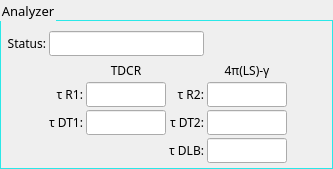
       <widget class="QGroupBox" name="analyzer_groupBox">
        <property name="sizePolicy">
         <sizepolicy hsizetype="Fixed" vsizetype="Preferred">
          <horstretch>0</horstretch>
          <verstretch>0</verstretch>
         </sizepolicy>
        </property>
        <property name="font">
         <font>
          <family>Lucida Sans Unicode</family>
          <pointsize>10</pointsize>
         </font>
        </property>
        <property name="styleSheet">
         <string notr="true">QGroupBox {
    border:1px solid #2AE8E8;
    margin-top: 20px;
}
</string>
        </property>
        <property name="title">
         <string>Analyzer</string>
        </property>
        <layout class="QGridLayout" name="gridLayout_6">
         <property name="leftMargin">
          <number>5</number>
         </property>
         <property name="topMargin">
          <number>10</number>
         </property>
         <property name="rightMargin">
          <number>5</number>
         </property>
         <property name="bottomMargin">
          <number>5</number>
         </property>
         <property name="spacing">
          <number>3</number>
         </property>
         <item row="2" column="1">
          <widget class="QLabel" name="label_22">
           <property name="font">
            <font>
             <family>Lucida Sans Unicode</family>
             <pointsize>9</pointsize>
            </font>
           </property>
           <property name="text">
            <string>τ R1:</string>
           </property>
           <property name="alignment">
            <set>Qt::AlignRight|Qt::AlignTrailing|Qt::AlignVCenter</set>
           </property>
          </widget>
         </item>
         <item row="2" column="2">
          <widget class="QLineEdit" name="resolvingTimeBeta_lineEdit">
           <property name="maximumSize">
            <size>
             <width>80</width>
             <height>16777215</height>
            </size>
           </property>
           <property name="font">
            <font>
             <family>Lucida Sans Unicode</family>
             <pointsize>9</pointsize>
            </font>
           </property>
           <property name="inputMethodHints">
            <set>Qt::ImhFormattedNumbersOnly</set>
           </property>
           <property name="text">
            <string/>
           </property>
           <property name="alignment">
            <set>Qt::AlignLeading|Qt::AlignLeft|Qt::AlignVCenter</set>
           </property>
           <property name="readOnly">
            <bool>true</bool>
           </property>
          </widget>
         </item>
         <item row="2" column="3">
          <widget class="QLabel" name="label_28">
           <property name="font">
            <font>
             <family>Lucida Sans Unicode</family>
             <pointsize>9</pointsize>
            </font>
           </property>
           <property name="text">
            <string>τ R2:</string>
           </property>
           <property name="alignment">
            <set>Qt::AlignRight|Qt::AlignTrailing|Qt::AlignVCenter</set>
           </property>
          </widget>
         </item>
         <item row="2" column="4">
          <widget class="QLineEdit" name="resolvingTimeGamma_lineEdit">
           <property name="maximumSize">
            <size>
             <width>80</width>
             <height>16777215</height>
            </size>
           </property>
           <property name="font">
            <font>
             <family>Lucida Sans Unicode</family>
             <pointsize>9</pointsize>
            </font>
           </property>
           <property name="inputMethodHints">
            <set>Qt::ImhFormattedNumbersOnly</set>
           </property>
           <property name="text">
            <string/>
           </property>
           <property name="alignment">
            <set>Qt::AlignLeading|Qt::AlignLeft|Qt::AlignVCenter</set>
           </property>
           <property name="readOnly">
            <bool>true</bool>
           </property>
          </widget>
         </item>
         <item row="3" column="1">
          <widget class="QLabel" name="label_23">
           <property name="font">
            <font>
             <family>Lucida Sans Unicode</family>
             <pointsize>9</pointsize>
            </font>
           </property>
           <property name="text">
            <string>τ DT1:</string>
           </property>
           <property name="alignment">
            <set>Qt::AlignRight|Qt::AlignTrailing|Qt::AlignVCenter</set>
           </property>
          </widget>
         </item>
         <item row="3" column="2">
          <widget class="QLineEdit" name="deadTimeBeta_lineEdit">
           <property name="maximumSize">
            <size>
             <width>80</width>
             <height>16777215</height>
            </size>
           </property>
           <property name="font">
            <font>
             <family>Lucida Sans Unicode</family>
             <pointsize>9</pointsize>
            </font>
           </property>
           <property name="inputMethodHints">
            <set>Qt::ImhFormattedNumbersOnly</set>
           </property>
           <property name="text">
            <string/>
           </property>
           <property name="alignment">
            <set>Qt::AlignLeading|Qt::AlignLeft|Qt::AlignVCenter</set>
           </property>
           <property name="readOnly">
            <bool>true</bool>
           </property>
          </widget>
         </item>
         <item row="3" column="3">
          <widget class="QLabel" name="label_25">
           <property name="font">
            <font>
             <family>Lucida Sans Unicode</family>
             <pointsize>9</pointsize>
            </font>
           </property>
           <property name="text">
            <string>τ DT2:</string>
           </property>
           <property name="alignment">
            <set>Qt::AlignRight|Qt::AlignTrailing|Qt::AlignVCenter</set>
           </property>
          </widget>
         </item>
         <item row="3" column="4">
          <widget class="QLineEdit" name="deadTimeGamma_lineEdit">
           <property name="maximumSize">
            <size>
             <width>80</width>
             <height>16777215</height>
            </size>
           </property>
           <property name="font">
            <font>
             <family>Lucida Sans Unicode</family>
             <pointsize>9</pointsize>
            </font>
           </property>
           <property name="inputMethodHints">
            <set>Qt::ImhFormattedNumbersOnly</set>
           </property>
           <property name="text">
            <string/>
           </property>
           <property name="alignment">
            <set>Qt::AlignLeading|Qt::AlignLeft|Qt::AlignVCenter</set>
           </property>
           <property name="readOnly">
            <bool>true</bool>
           </property>
          </widget>
         </item>
         <item row="4" column="3">
          <widget class="QLabel" name="label_27">
           <property name="font">
            <font>
             <family>Lucida Sans Unicode</family>
             <pointsize>9</pointsize>
            </font>
           </property>
           <property name="text">
            <string>τ DLB:</string>
           </property>
           <property name="alignment">
            <set>Qt::AlignRight|Qt::AlignTrailing|Qt::AlignVCenter</set>
           </property>
          </widget>
         </item>
         <item row="4" column="4">
          <widget class="QLineEdit" name="delayTimeBeta_lineEdit">
           <property name="maximumSize">
            <size>
             <width>80</width>
             <height>16777215</height>
            </size>
           </property>
           <property name="font">
            <font>
             <family>Lucida Sans Unicode</family>
             <pointsize>9</pointsize>
            </font>
           </property>
           <property name="inputMethodHints">
            <set>Qt::ImhFormattedNumbersOnly</set>
           </property>
           <property name="text">
            <string/>
           </property>
           <property name="alignment">
            <set>Qt::AlignLeading|Qt::AlignLeft|Qt::AlignVCenter</set>
           </property>
           <property name="readOnly">
            <bool>true</bool>
           </property>
          </widget>
         </item>
         <item row="1" column="4">
          <widget class="QLabel" name="label_17">
           <property name="font">
            <font>
             <family>Lucida Sans Unicode</family>
             <pointsize>9</pointsize>
             <weight>50</weight>
             <bold>false</bold>
            </font>
           </property>
           <property name="text">
            <string>4π(LS)-γ</string>
           </property>
           <property name="alignment">
            <set>Qt::AlignBottom|Qt::AlignHCenter</set>
           </property>
          </widget>
         </item>
         <item row="1" column="2">
          <widget class="QLabel" name="label_16">
           <property name="font">
            <font>
             <family>Lucida Sans Unicode</family>
             <pointsize>9</pointsize>
             <weight>50</weight>
             <bold>false</bold>
            </font>
           </property>
           <property name="text">
            <string>TDCR</string>
           </property>
           <property name="alignment">
            <set>Qt::AlignBottom|Qt::AlignHCenter</set>
           </property>
          </widget>
         </item>
         <item row="1" column="5">
          <spacer name="horizontalSpacer_4">
           <property name="orientation">
            <enum>Qt::Horizontal</enum>
           </property>
           <property name="sizeHint" stdset="0">
            <size>
             <width>40</width>
             <height>20</height>
            </size>
           </property>
          </spacer>
         </item>
         <item row="2" column="0">
          <spacer name="horizontalSpacer_5">
           <property name="orientation">
            <enum>Qt::Horizontal</enum>
           </property>
           <property name="sizeHint" stdset="0">
            <size>
             <width>40</width>
             <height>20</height>
            </size>
           </property>
          </spacer>
         </item>
         <item row="0" column="0">
          <widget class="QLabel" name="label_15">
           <property name="font">
            <font>
             <family>Lucida Sans Unicode</family>
             <pointsize>9</pointsize>
            </font>
           </property>
           <property name="text">
            <string>Status:</string>
           </property>
           <property name="alignment">
            <set>Qt::AlignRight|Qt::AlignTrailing|Qt::AlignVCenter</set>
           </property>
          </widget>
         </item>
         <item row="0" column="1" colspan="3">
          <widget class="QLineEdit" name="statusAnalyzer_lineEdit">
           <property name="font">
            <font>
             <family>Lucida Sans Unicode</family>
             <pointsize>9</pointsize>
            </font>
           </property>
           <property name="readOnly">
            <bool>true</bool>
           </property>
          </widget>
         </item>
        </layout>
       </widget>
